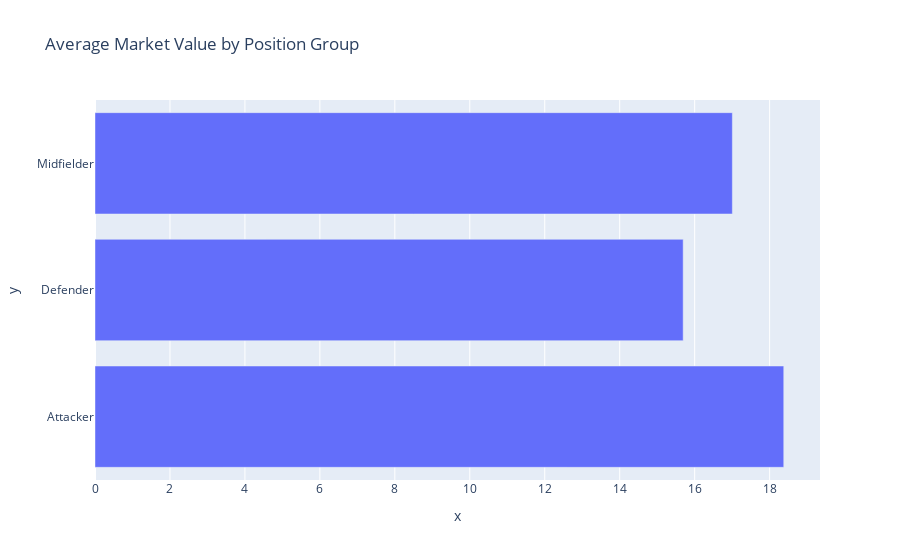

The cell this chart's notebook holds for it:
### Markdown cell above
Now that our position groups are created. I will start by looking at average values by League, Position and position group

### Code cell
#average market value by position group
px.bar(market_values_df,
        x = market_values_df.groupby('Position Group').mean()['Market Values in Millions'].values,
        y = market_values_df.groupby('Position Group').mean()['Market Values in Millions'].index,
        orientation = 'h',
       title='Average Market Value by Position Group')

### Figure 1 — Plotly figure (JSON) as saved in the notebook; plotly's stock layout.template omitted (floating-point values rounded to 4 significant figures)
{"data": [{"alignmentgroup": "True", "hovertemplate": "x=%{x}<br>y=%{y}<extra></extra>", "legendgroup": "", "marker": {"color": "#636efa"}, "name": "", "offsetgroup": "", "orientation": "h", "showlegend": false, "textposition": "auto", "type": "bar", "x": [18.38, 15.69, 17.01], "xaxis": "x", "y": ["Attacker", "Defender", "Midfielder"], "yaxis": "y"}], "layout": {"barmode": "relative", "legend": {"tracegroupgap": 0}, "title": {"text": "Average Market Value by Position Group"}, "xaxis": {"anchor": "y", "domain": [0, 1], "title": {"text": "x"}}, "yaxis": {"anchor": "x", "domain": [0, 1], "title": {"text": "y"}}}}
